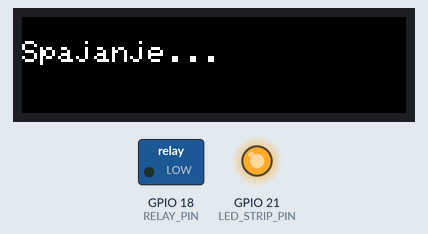
Simulated run of this sketch. Board: ESP32. Shown: 128×32 colour display, switched loads named in the sketch (green lamp = pin HIGH), output pins drawn as LEDs (lit = HIGH). WiFi joins after 1.5 s; servers stay silent unless stated; the local clock reads 2024-03-15 10:24:30 at power-on unless the sketch sets it; what the sketch prints to the serial monitor is not drawn.

Above: at 1.6 s.
At 2.6 s:
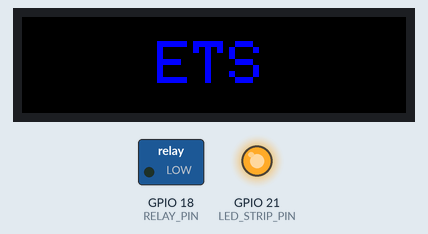
At 11.31 s:
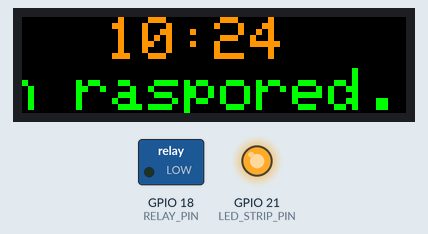
At 20.01 s:
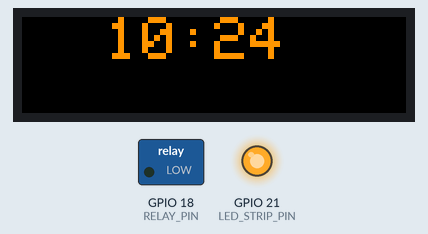
At 29.63 s:
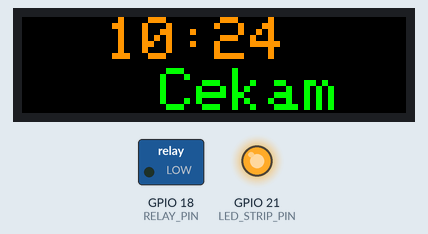
At 39.57 s:
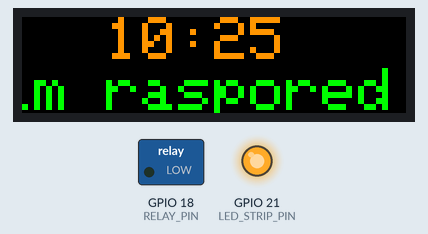

The sketch:

pokusaj_web1.ino
```cpp
#include <WiFi.h>
#include <AsyncTCP.h>
#include <ESPAsyncWebServer.h>
#include <ArduinoJson.h>
#include <ESP32-HUB75-MatrixPanel-I2S-DMA.h>
#include <Preferences.h>
#include "time.h"

// --- OBAVEZNE DEFINICIJE PIN-OVA ---
#define RELAY_PIN 18
#define LED_STRIP_PIN 21

#define PANEL_RES_X 64
#define PANEL_RES_Y 32
#define PANEL_CHAIN 2

MatrixPanel_I2S_DMA* display;
HUB75_I2S_CFG mxconfig(PANEL_RES_X, PANEL_RES_Y, PANEL_CHAIN);
Preferences prefs;
AsyncWebServer server(80);

// --- GLOBALNE PROMJENLJIVE ---
String trenutniTekst = "Cekam raspored...";
bool emergencyMode = false;
bool startupOdrano = false;
unsigned long startupVrijeme;
int xPos = 128;

const char* ntpServer = "pool.ntp.org";
const long  gmtOffset_sec = 3600;
const int   daylightOffset_sec = 3600;

String getVrijeme() {
  struct tm timeinfo;
  if(!getLocalTime(&timeinfo)){ return "--:--"; }
  char buf[6];
  strftime(buf, 6, "%H:%M", &timeinfo);
  return String(buf);
}

void configuration() {
  mxconfig.gpio.r1 = 25; mxconfig.gpio.g1 = 27; mxconfig.gpio.b1 = 26;
  mxconfig.gpio.r2 = 14; mxconfig.gpio.g2 = 13; mxconfig.gpio.b2 = 12;
  mxconfig.gpio.a = 23;  mxconfig.gpio.b = 19;  mxconfig.gpio.c = 5;
  mxconfig.gpio.d = 17;  mxconfig.gpio.clk = 16; mxconfig.gpio.lat = 4;
  mxconfig.gpio.oe = 15;
}

void setupRoutes() {
  DefaultHeaders::Instance().addHeader("Access-Control-Allow-Origin", "*");
  DefaultHeaders::Instance().addHeader("Access-Control-Allow-Methods", "GET, POST, PUT, OPTIONS");
  DefaultHeaders::Instance().addHeader("Access-Control-Allow-Headers", "Content-Type");

  server.onNotFound([](AsyncWebServerRequest *request) {
    if (request->method() == HTTP_OPTIONS) request->send(200);
    else request->send(404);
  });

  // --- POPRAVLJENA RUTA ZA OBAVJEŠTENJA ---
  server.on("/poshalji", HTTP_POST, [](AsyncWebServerRequest *request){
    request->send(200, "application/json", "{\"status\":\"ok\"}");
  }, NULL, [](AsyncWebServerRequest *request, uint8_t *data, size_t len, size_t index, size_t total) {
    StaticJsonDocument<2048> doc;
    deserializeJson(doc, data);

    if (doc.containsKey("vrijednost")) {
      JsonArray obavijesti = doc["vrijednost"];
      String noviTekst = "";
      for (JsonObject v : obavijesti) {
        String ime = v["ime"].as<String>();
        String vrijeme = v["vrijeme"].as<String>();
        noviTekst += ime + " u " + vrijeme + "  |";
      }
      if (noviTekst != "") {
        trenutniTekst = noviTekst;
        xPos = 128;
        emergencyMode = false; // Isključi emergency ako stigne nova vijest
      }
    }
  });

  // --- POPRAVLJENA RUTA ZA EMERGENCY (Blinkanje) ---
  server.on("/api/emergency", HTTP_POST, [](AsyncWebServerRequest *request){
    request->send(200, "application/json", "{\"status\":\"ok\"}");
  }, NULL, [](AsyncWebServerRequest *request, uint8_t *data, size_t len, size_t index, size_t total) {
    StaticJsonDocument<200> doc;
    deserializeJson(doc, data);
    String naredba = doc["naredba"].as<String>();
    emergencyMode = (naredba == "EMERGENCY_START");
    Serial.println(emergencyMode ? "EMERGENCY START" : "EMERGENCY STOP");
  });

  // --- RUTA ZA RASPORED ---
  server.on("/api/raspored", HTTP_POST, [](AsyncWebServerRequest *request){
    request->send(200, "application/json", "{\"status\":\"ok\"}");
  }, NULL, [](AsyncWebServerRequest *request, uint8_t *data, size_t len, size_t index, size_t total) {
    StaticJsonDocument<4096> doc;
    deserializeJson(doc, data);
    if (doc.containsKey("ispis")) {
        trenutniTekst = doc["ispis"].as<String>();
        xPos = 128;
    }
  });

  server.begin();
}

void setup() {
  Serial.begin(115200);
  delay(1000); // Daj mu sekundu da se "probudi"
  Serial.println("Sistem se pokrece..."); // Ako ovo vidis, Serial radi!
  pinMode(RELAY_PIN, OUTPUT);
  pinMode(LED_STRIP_PIN, OUTPUT);
  digitalWrite(LED_STRIP_PIN, HIGH);

  configuration();
  display = new MatrixPanel_I2S_DMA(mxconfig);
  display->begin();
  display->setBrightness8(120);

  WiFi.begin("lamija7", "112345678");
  Serial.print("Povezujem se na WiFi");
  while (WiFi.status() != WL_CONNECTED) {
    delay(500);
    display->fillScreen(0);
    display->setCursor(0, 8);
    display->print("Spajanje...");
    }

  Serial.println("\nPovezan!");
  Serial.print("IP adresa: ");
  Serial.println(WiFi.localIP());

  configTime(gmtOffset_sec, daylightOffset_sec, ntpServer);
  startupVrijeme = millis();
  setupRoutes();
}

void loop() {
  display->fillScreen(0);


  // 1. STARTUP (ETS na sredini 3 sekunde)
  if (!startupOdrano) {
    display->setTextSize(2);
    display->setTextColor(display->color565(0, 0, 255));
    display->setCursor(45, 8);
    display->print("ETS");
    if (millis() - startupVrijeme > 3000) startupOdrano = true;
    return;
  }

  // 2. EMERGENCY (Blinkanje crveno)
  if (emergencyMode) {
    if ((millis() / 500 % 2)) display->fillScreen(display->color565(255, 0, 0));
    digitalWrite(RELAY_PIN, (millis() / 200 % 2));
    return;
  }

  // 3. NORMALAN RAD (Dva reda)

  // --- GORNJI RED: SAT (Fiksni) ---
  display->setTextSize(2);
  display->setTextColor(display->color565(255, 150, 0)); // Žuti sat
  display->setCursor(28, 0);
  display->print(getVrijeme());

  // --- DONJI RED: INFO (Scrolling) ---
  display->setTextColor(display->color565(0, 255, 0)); // Zeleni tekst
  display->setCursor(xPos, 17);
  display->print(trenutniTekst);

  xPos--;
  // Reset skrola (Size 1 slovo je 6px široko)
  if (xPos < -((int)trenutniTekst.length() * 6)) {
    xPos = 128;
  }

  delay(30);
}
```

Measured:
- what the display in image 0 shows lasts 1.0 s, from 1.5 s to 2.5 s
- what the display in image 1 shows lasts 3.0 s, from 2.5 s to 5.5 s
